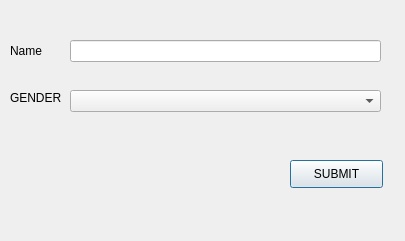
<?xml version="1.0" encoding="UTF-8"?>
<ui version="4.0">
 <class>Dialog</class>
 <widget class="QDialog" name="Dialog">
  <property name="geometry">
   <rect>
    <x>0</x>
    <y>0</y>
    <width>405</width>
    <height>241</height>
   </rect>
  </property>
  <property name="windowTitle">
   <string>details</string>
  </property>
  <widget class="QLabel" name="label">
   <property name="geometry">
    <rect>
     <x>10</x>
     <y>30</y>
     <width>55</width>
     <height>41</height>
    </rect>
   </property>
   <property name="text">
    <string>Name</string>
   </property>
  </widget>
  <widget class="QLineEdit" name="namelinedit">
   <property name="geometry">
    <rect>
     <x>70</x>
     <y>40</y>
     <width>311</width>
     <height>22</height>
    </rect>
   </property>
  </widget>
  <widget class="QLabel" name="label_2">
   <property name="geometry">
    <rect>
     <x>10</x>
     <y>90</y>
     <width>51</width>
     <height>16</height>
    </rect>
   </property>
   <property name="text">
    <string>GENDER</string>
   </property>
  </widget>
  <widget class="QComboBox" name="GENDERCOMBOBOX">
   <property name="geometry">
    <rect>
     <x>70</x>
     <y>90</y>
     <width>311</width>
     <height>22</height>
    </rect>
   </property>
  </widget>
  <widget class="QPushButton" name="submitbutton">
   <property name="geometry">
    <rect>
     <x>290</x>
     <y>160</y>
     <width>93</width>
     <height>28</height>
    </rect>
   </property>
   <property name="text">
    <string>SUBMIT</string>
   </property>
  </widget>
 </widget>
 <resources/>
 <connections/>
</ui>
